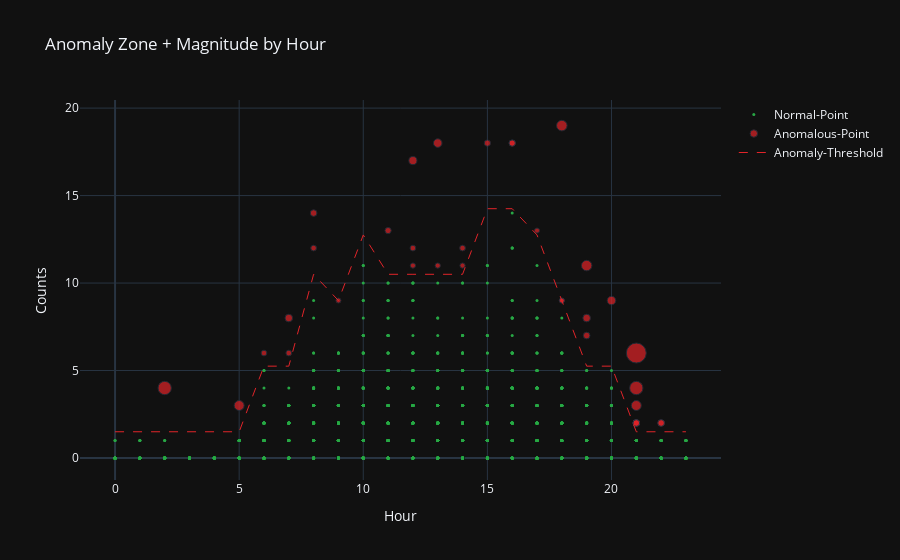

Notebook source saved alongside this figure:
### Markdown cell above
Now, if we plot all object counts for anomalous vs normal observations, we can see sense check if values captured as anomalies make sense. If they don't, we can re-adjust the `ANOMALY_THRESHOLD` hyperparameter.

Plotting will make a use of the `outlier_diff` to create bubble-plot for anomalous points, which will show their magnitude.

### Code cell
# select normal and anomalous slices of data
normal = resampled[resampled['is_anomaly'] == 'N']
anom = resampled[resampled['is_anomaly'] == 'Y']
# find the high fence for each hour
anom_thresh = resampled.groupby(['hour'])['fence_high_adj'].max().reset_index()

# construct the multi scatter plot
fig = go.Figure()
fig.add_trace(go.Scatter(x=normal['hour'], y=normal['obs_count'], name='Normal-Point', mode='markers',
                         marker=dict(color='#28a745', size=3)))
fig.add_trace(go.Scatter(x=anom['hour'], y=anom['obs_count'], name='Anomalous-Point', mode='markers',
                         marker=dict(color='#e12429', size=anom['outlier_diff'] * 5)))
fig.add_trace(go.Scatter(x=anom_thresh['hour'], y=anom_thresh['fence_high_adj'], name='Anomaly-Threshold',
                         mode='lines', line=dict(color='#e12429', width=1, dash='dash')))
fig.update_layout(title='Anomaly Zone + Magnitude by Hour', height=375, xaxis_title="Hour", yaxis_title="Counts")
fig.show()

### Figure 1 — Plotly figure (JSON) as saved in the notebook; plotly's stock layout.template omitted (floating-point values rounded to 4 significant figures; data arrays with more than 128 entries replaced by an {"elided": "..."} marker saying what was removed)
{"data": [{"marker": {"color": "#28a745", "size": 3}, "mode": "markers", "name": "Normal-Point", "type": "scatter", "x": {"elided": "4103 int values"}, "y": {"elided": "4103 int values"}}, {"marker": {"color": "#e12429", "size": [6.667, 8.571, 7.619, 20, 8.571, 6.316, 6.19, 5.714, 5.714, 6.316, 6.667, 10.48, 6.667, 5.714, 10.56, 5.714, 5, 5.238, 5, 5.098, 5.714, 10, 6.667, 10, 8.095, 6.667, 13.33, 5.238, 6.667, 6.667, 6.316, 5.238, 5, 13.33, 6.667, 7.619, 6.667]}, "mode": "markers", "name": "Anomalous-Point", "type": "scatter", "x": [19, 20, 19, 21, 13, 16, 11, 8, 14, 16, 21, 19, 22, 12, 18, 7, 18, 12, 18, 17, 6, 21, 21, 5, 12, 21, 2, 14, 21, 22, 15, 13, 9, 21, 8, 7, 21], "y": [7, 9, 8, 6, 18, 18, 13, 12, 12, 18, 2, 11, 2, 12, 19, 6, 9, 11, 9, 13, 6, 3, 2, 3, 17, 2, 4, 11, 2, 2, 18, 11, 9, 4, 14, 8, 2]}, {"line": {"color": "#e12429", "dash": "dash", "width": 1}, "mode": "lines", "name": "Anomaly-Threshold", "type": "scatter", "x": [0, 1, 2, 3, 4, 5, 6, 7, 8, 9, 10, 11, 12, 13, 14, 15, 16, 17, 18, 19, 20, 21, 22, 23], "y": [1.5, 1.5, 1.5, 1.5, 1.5, 1.5, 5.25, 5.25, 10.5, 9, 12.75, 10.5, 10.5, 10.5, 10.5, 14.25, 14.25, 12.75, 9, 5.25, 5.25, 1.5, 1.5, 1.5]}], "layout": {"autosize": true, "title": {"text": "Anomaly Zone + Magnitude by Hour"}, "xaxis": {"autorange": true, "range": [-1.395, 24.4], "title": {"text": "Hour"}, "type": "linear"}, "yaxis": {"autorange": true, "range": [-1.343, 20.64], "title": {"text": "Counts"}, "type": "linear"}}}
